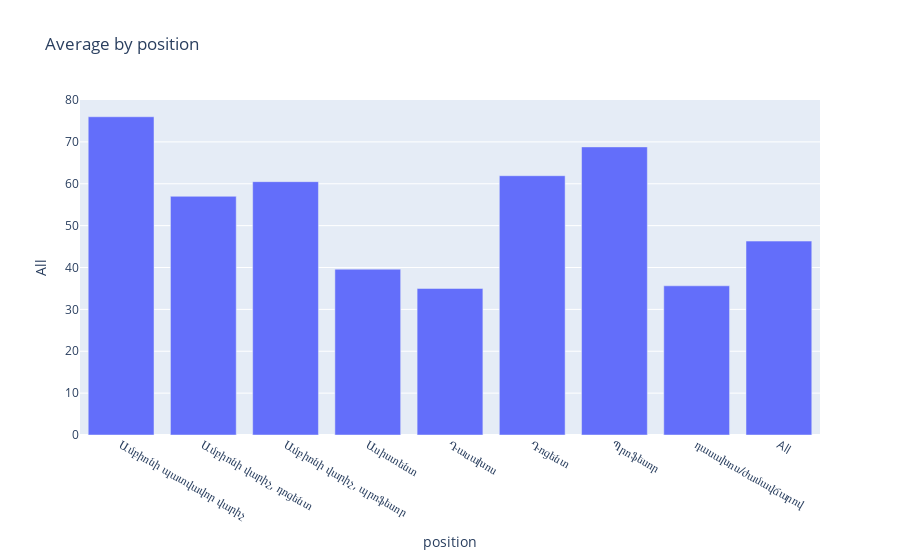

Write notebook code for a chart like this one.
### Code cell
import plotly.express as px

px.bar(res_df, x="position", y="All", title="Average by position")

### Figure 1 — Plotly figure (JSON) as saved in the notebook; plotly's stock layout.template omitted (floating-point values rounded to 4 significant figures)
{"data": [{"hovertemplate": "position=%{x}<br>All=%{y}<extra></extra>", "legendgroup": "", "marker": {"color": "#636efa", "pattern": {"shape": ""}}, "name": "", "orientation": "v", "showlegend": false, "textposition": "auto", "type": "bar", "x": ["Ամբիոնի պատվավոր վարիչ", "Ամբիոնի վարիչ, դոցենտ", "Ամբիոնի վարիչ, պրոֆեսոր", "Ասիստենտ", "Դասախոս", "Դոցենտ", "Պրոֆեսոր", "դասախոս/ժամավճարով", "All"], "xaxis": "x", "y": [76.0, 57.0, 60.5, 39.6, 35.0, 61.92, 68.8, 35.63, 46.31], "yaxis": "y"}], "layout": {"barmode": "relative", "legend": {"tracegroupgap": 0}, "title": {"text": "Average by position"}, "xaxis": {"anchor": "y", "domain": [0, 1], "title": {"text": "position"}}, "yaxis": {"anchor": "x", "domain": [0, 1], "title": {"text": "All"}}}}
